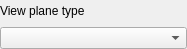
<?xml version="1.0" encoding="UTF-8"?>
<ui version="4.0">
 <class>ViewPlaneTypeWidget</class>
 <widget class="QWidget" name="ViewPlaneTypeWidget">
  <property name="geometry">
   <rect>
    <x>0</x>
    <y>0</y>
    <width>187</width>
    <height>49</height>
   </rect>
  </property>
  <property name="windowTitle">
   <string>Form</string>
  </property>
  <layout class="QVBoxLayout" name="verticalLayout_2">
   <property name="margin">
    <number>0</number>
   </property>
   <item>
    <layout class="QVBoxLayout" name="verticalLayout">
     <item>
      <widget class="QLabel" name="label">
       <property name="text">
        <string>View plane type</string>
       </property>
      </widget>
     </item>
     <item>
      <widget class="QComboBox" name="viewPlaneTypeComboBox"/>
     </item>
    </layout>
   </item>
  </layout>
 </widget>
 <resources/>
 <connections/>
</ui>
